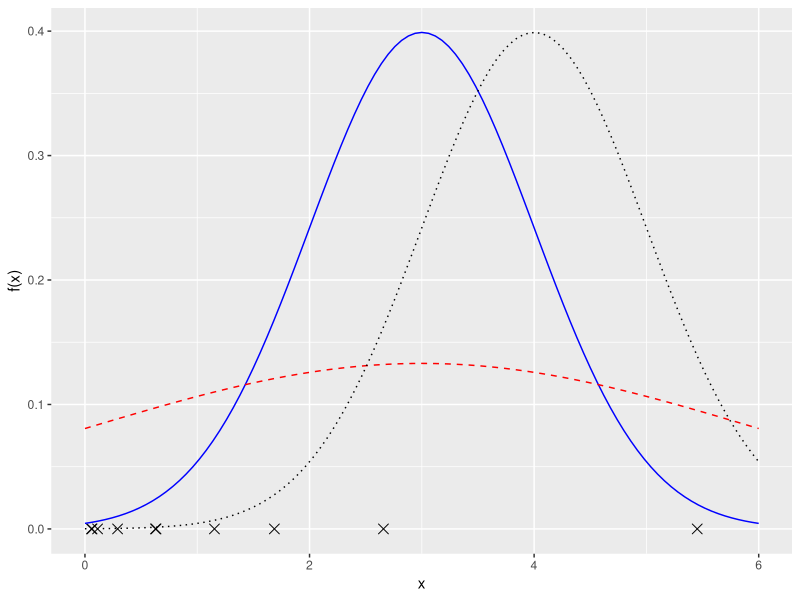
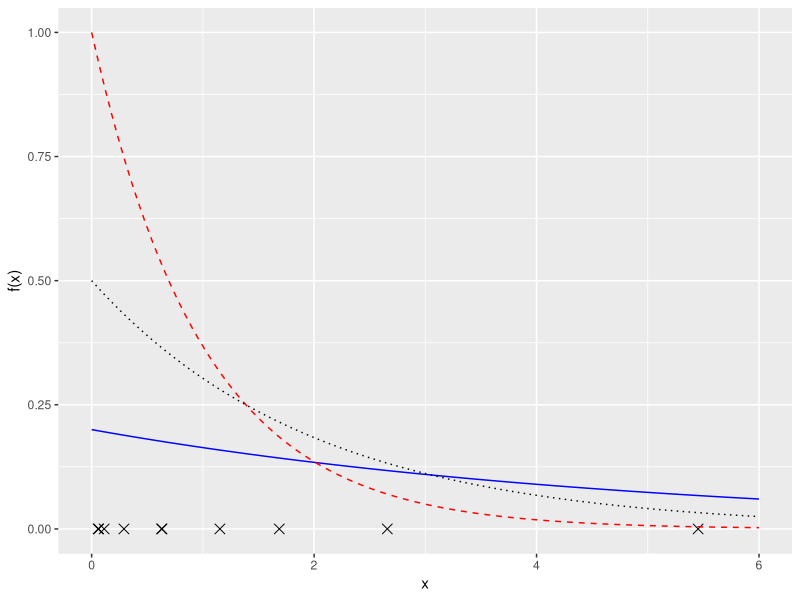
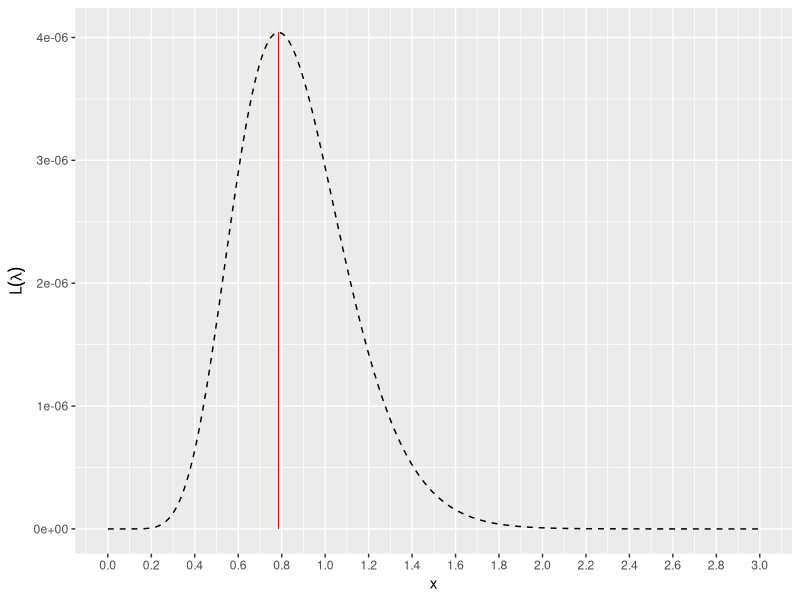
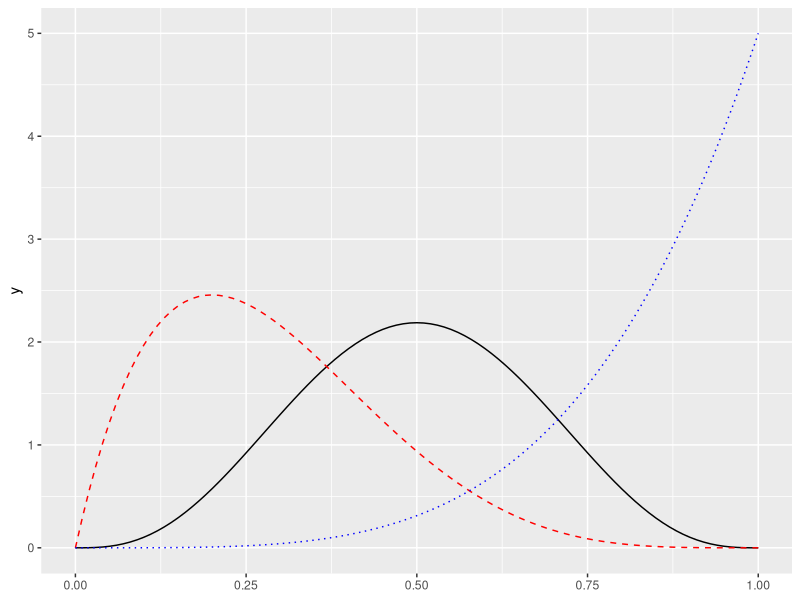
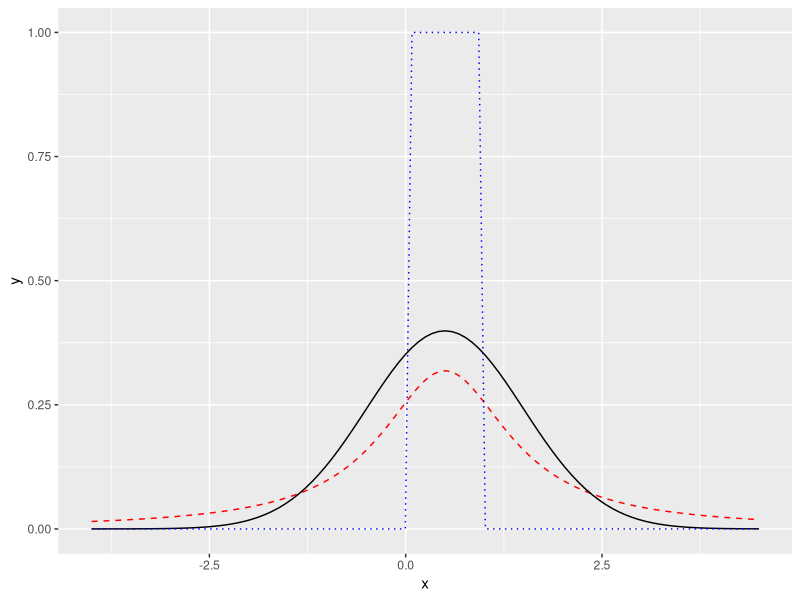

Recreate these plots in R, in order.
## ---- chunk 1
set.seed(123)
x <- rexp(10, 0.5)
## ---- chunk 2
x
## ---- chunk 3
library(ggplot2)
tibble::tibble(x = x, y = 0) |>
  ggplot(aes(x = x, y = y)) +
  geom_point(shape = 4, size = 3) +
  stat_function(fun = dnorm, args = list(mean = 3, sd = 1), color = "blue") +
  stat_function(fun = dnorm, args = list(mean = 3, sd = 3),
                linetype = "dashed", color = "red") +
  stat_function(fun = dnorm, args = list(mean = 4, sd = 1),
                linetype = "dotted") +
  xlab("x") +
  ylab("f(x)") +
  xlim(0, 6)
## ---- chunk 4
library(ggplot2)

tibble::tibble(x = x, y = 0) |>
  ggplot(aes(x = x, y = y)) +
  geom_point(shape = 4, size = 3) +
  stat_function(fun = dexp, args = list(rate = 0.2), color = "blue") +
  stat_function(fun = dexp, args = list(rate = 1),
                linetype = "dashed", color = "red") +
  stat_function(fun = dexp, args = list(rate = 0.5),
                linetype = "dotted") +
  xlab("x") +
  ylab("f(x)") +
  xlim(0, 6)
## ---- chunk 5
likelihood <- function(lambda) {
  lambda^10 * exp(-lambda * sum(x))
}
## ---- chunk 6
likelihood(0.1)
## ---- chunk 7
library(dplyr)
mle <- 1 / mean(x)
tibble::tibble(x = seq(0, 3, length.out = 1000), y = likelihood(x)) |>
  ggplot(aes(x = x, y = y)) +
  geom_line(linetype = "dashed") + 
  geom_segment(x = mle, xend = mle, y = 0, yend = likelihood(mle),
               color = "red", linewidth = 0.1) +
  ylab(expression(L(lambda))) +
  scale_x_continuous(breaks = seq(0, 3, by = 0.2))
## ---- chunk 8
1 / mean(x)
## ---- chunk 9

ggplot() +
  stat_function(fun = dbeta, args = list(shape1 = 4,  shape2 = 4)) +
  stat_function(fun = dbeta, args = list(shape1 = 2,  shape2 = 5),
                linetype = "dashed", color = "red") +
  stat_function(fun = dbeta, args = list(shape1 = 5,  shape2 = 1),
                linetype = "dotted", color = "blue") +
  xlim(0, 1)
## ---- chunk 10


tibble::tibble(x = seq(-4, 4.5, length.out = 1000), y = dt(x - 0.5, df = 1)) |>
  ggplot(aes(x = x,  y = y)) +
  geom_line(linetype = "dashed", color = "red") +
  stat_function(fun = dnorm, args = list(mean = 0.5)) +
  stat_function(fun = dbeta, args = list(shape1 = 1,  shape2 = 1),
                linetype = "dotted", color = "blue") +
  xlim(-4, 4.5)
